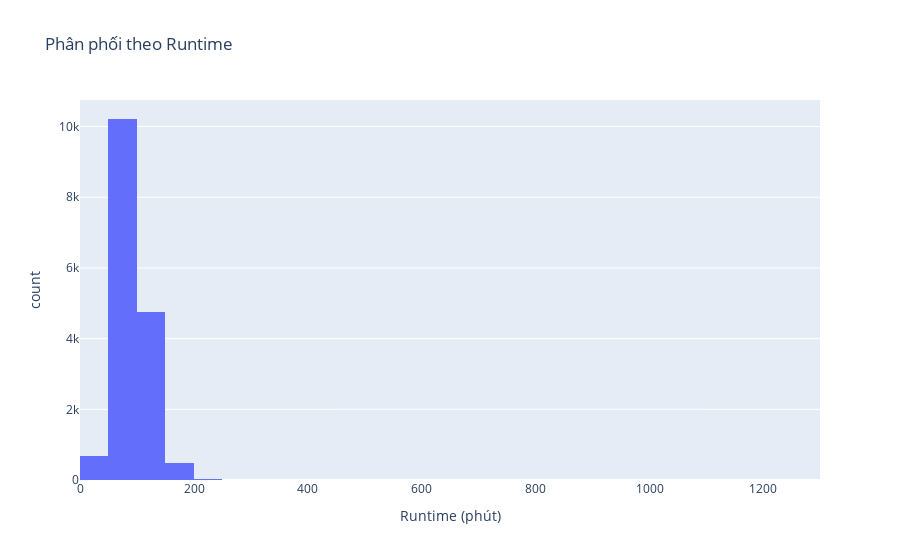

The notebook cell saved with this chart:
### Markdown cell above
# 7

### Code cell
# Vẽ biểu đồ phân phối Runtime
fig = px.histogram(df, x='Runtime', nbins=30, title='Phân phối theo Runtime', labels={'Runtime':'Runtime (phút)'})
fig.show()

### Figure 1 — Plotly figure (JSON) as saved in the notebook; plotly's stock layout.template omitted (floating-point values rounded to 4 significant figures; data arrays with more than 128 entries replaced by an {"elided": "..."} marker saying what was removed)
{"data": [{"alignmentgroup": "True", "bingroup": "x", "hovertemplate": "Runtime (phút)=%{x}<br>count=%{y}<extra></extra>", "legendgroup": "", "marker": {"color": "#636efa", "pattern": {"shape": ""}}, "name": "", "nbinsx": 30, "offsetgroup": "", "orientation": "v", "showlegend": false, "type": "histogram", "x": {"elided": "16744 int values"}, "xaxis": "x", "yaxis": "y"}], "layout": {"barmode": "relative", "legend": {"tracegroupgap": 0}, "title": {"text": "Phân phối theo Runtime"}, "xaxis": {"anchor": "y", "domain": [0, 1], "title": {"text": "Runtime (phút)"}}, "yaxis": {"anchor": "x", "domain": [0, 1], "title": {"text": "count"}}}}
